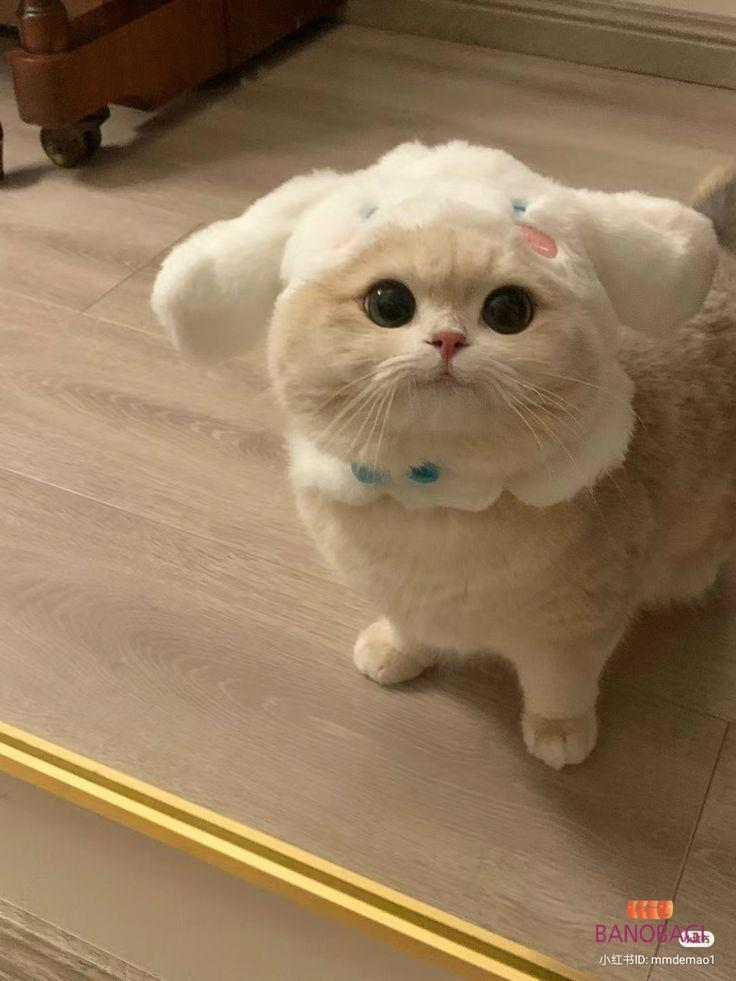
#> input picture cat_img.jpeg, 736 x 981 px
$ python Indentification_cat.py
#> lines starting #> are read from the running program, lines starting #| are printed output that depends on the picture; after the words box and inside, x2 and y2 are one past the last pixel; in counts of white or black regions, pixels touching at a corner belong together
import cv2

cat_img = cv2.imread('cat_img.jpeg')
#> cat_img is the input picture: shape (981, 736, 3); mean B, G, R 92.2, 121.9, 147
cat_cascade = cv2.CascadeClassifier('cat_face.xml')

cats = cat_cascade.detectMultiScale(cat_img)
#> cats = [[522, 216, 80, 80], [305, 187, 281, 281]]

for (x, y, w, h) in cats:
    img = cv2.rectangle(cat_img, (x, y), (x + w, y + h), (0, 255, 0), 2)
    cv2.putText(img, 'Cat', (x, y), cv2.FONT_HERSHEY_SIMPLEX, 1, (255, 0, 0))
#> this loop made 2 passes
#> pass 2, `img = cv2.rectangle(cat_img, (x, y), (x + w, y + h), (0, 255, 0), 2)`:
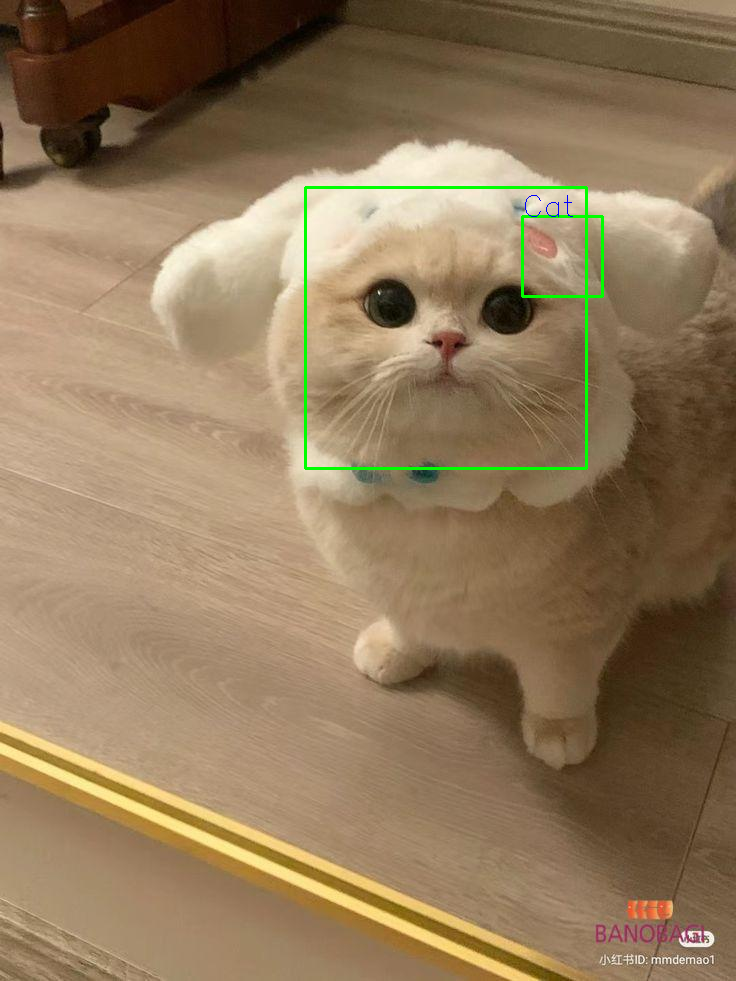
#> img: shape (981, 736, 3); mean B, G, R 91.4, 122.4, 145.9
#> after the loop:
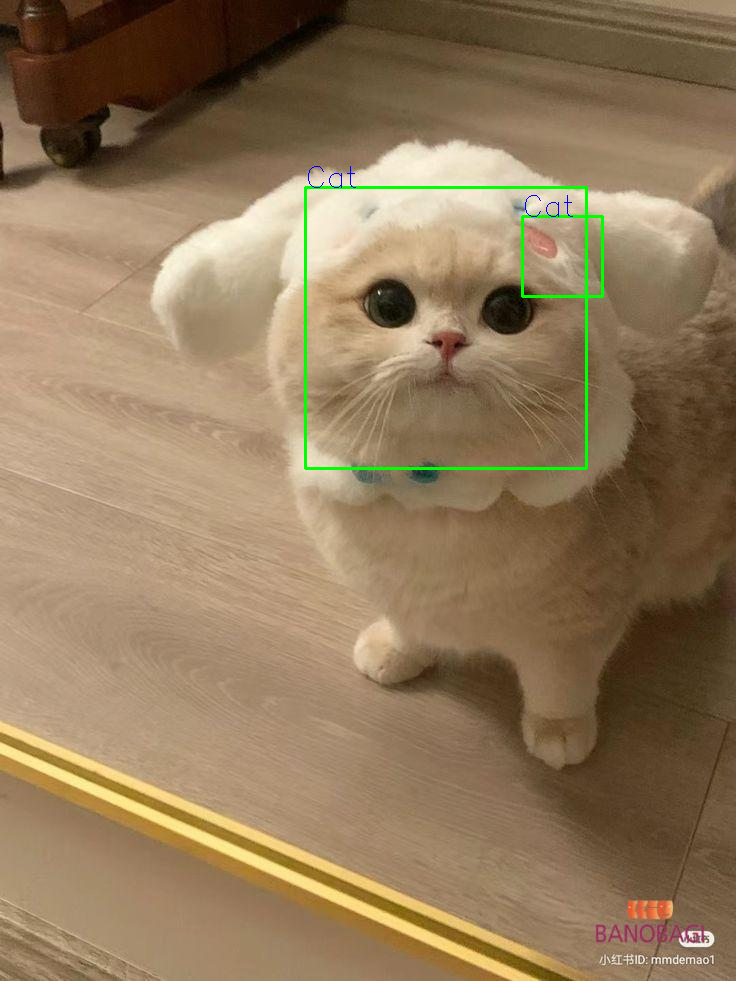
#> cat_img: shape (981, 736, 3); 0.62% of pixels changed, all inside (x1, y1, x2, y2) = (304, 166, 604, 470)

cv2.imshow('Cat', cat_img)
cv2.waitKey(0)
cv2.destroyAllWindows()
